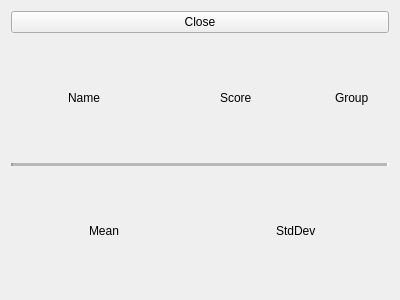
<?xml version="1.0" encoding="UTF-8"?>
<ui version="4.0">
 <class>displayScores</class>
 <widget class="QWidget" name="displayScores">
  <property name="geometry">
   <rect>
    <x>0</x>
    <y>0</y>
    <width>400</width>
    <height>300</height>
   </rect>
  </property>
  <property name="windowTitle">
   <string>Form</string>
  </property>
  <layout class="QGridLayout" name="gridLayout">
   <item row="0" column="0">
    <layout class="QVBoxLayout" name="layout_results" stretch="1,1,1,4,1">
     <item>
      <widget class="QPushButton" name="button_close">
       <property name="text">
        <string>Close</string>
       </property>
      </widget>
     </item>
     <item>
      <layout class="QHBoxLayout" name="layout_legend" stretch="2,2,1">
       <item alignment="Qt::AlignHCenter">
        <widget class="QLabel" name="Name">
         <property name="text">
          <string>Name</string>
         </property>
        </widget>
       </item>
       <item alignment="Qt::AlignHCenter">
        <widget class="QLabel" name="Score">
         <property name="text">
          <string>Score</string>
         </property>
        </widget>
       </item>
       <item alignment="Qt::AlignHCenter">
        <widget class="QLabel" name="Group">
         <property name="text">
          <string>Group</string>
         </property>
        </widget>
       </item>
      </layout>
     </item>
     <item>
      <widget class="Line" name="line">
       <property name="minimumSize">
        <size>
         <width>0</width>
         <height>2</height>
        </size>
       </property>
       <property name="lineWidth">
        <number>2</number>
       </property>
       <property name="midLineWidth">
        <number>4</number>
       </property>
       <property name="orientation">
        <enum>Qt::Horizontal</enum>
       </property>
      </widget>
     </item>
     <item>
      <layout class="QHBoxLayout" name="layout_players" stretch="2,2,1">
       <item>
        <layout class="QVBoxLayout" name="layout_name"/>
       </item>
       <item>
        <layout class="QVBoxLayout" name="layout_score"/>
       </item>
       <item>
        <layout class="QVBoxLayout" name="layout_group"/>
       </item>
      </layout>
     </item>
     <item>
      <layout class="QHBoxLayout" name="layout_stats">
       <item alignment="Qt::AlignHCenter">
        <widget class="QLabel" name="label_mean">
         <property name="text">
          <string>Mean</string>
         </property>
        </widget>
       </item>
       <item alignment="Qt::AlignHCenter">
        <widget class="QLabel" name="label_stdDev">
         <property name="text">
          <string>StdDev</string>
         </property>
        </widget>
       </item>
      </layout>
     </item>
    </layout>
   </item>
  </layout>
 </widget>
 <resources/>
 <connections/>
</ui>
